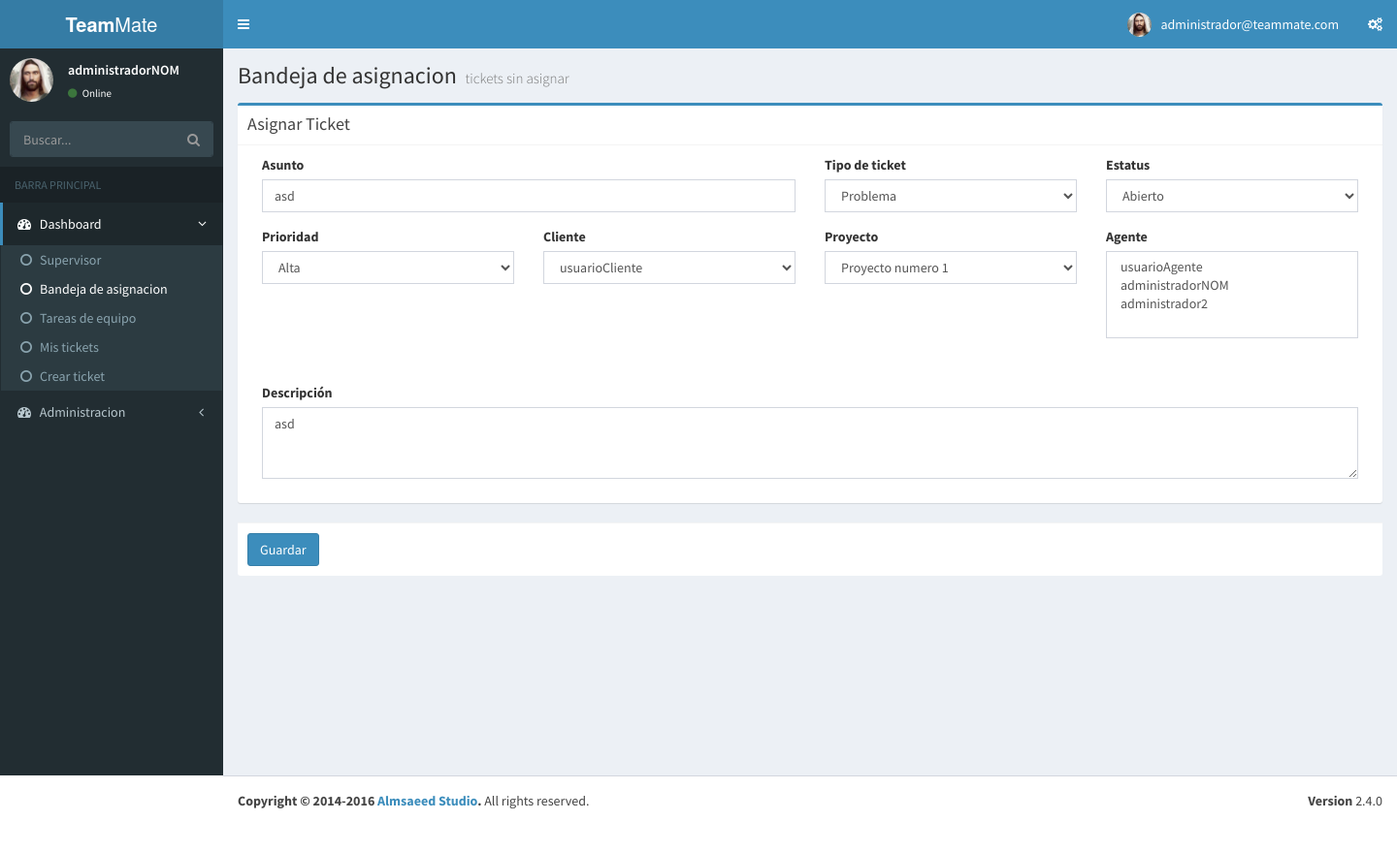
The page /asignar.php?id=8 (signed in) on the database its author committed.
### tables this page shows
CREATE TABLE `help_desk_ticket` (
  `id_ticket` int(11) NOT NULL,
  `subject` varchar(254) NOT NULL,
  `descrip` longtext,
  `ind_asign` int(11) DEFAULT NULL,
  `sub_date` datetime(6) NOT NULL,
  `due_date` datetime(6) DEFAULT NULL,
  `close_date` datetime(6) DEFAULT NULL,
  `priority_id_id` int(11) DEFAULT NULL,
  `project_id_id` int(11) NOT NULL,
  `status_id_id` int(11) DEFAULT NULL,
  `type_id_id` int(11) NOT NULL,
  `user_id_id` varchar(20) NOT NULL,
  `activo` int(11) NOT NULL
);

CREATE TABLE `help_desk_ticket_type` (
  `id_tipo` int(11) NOT NULL,
  `tipo` varchar(20) NOT NULL
);

CREATE TABLE `help_desk_ticket_stats` (
  `id` int(11) NOT NULL,
  `descrip` varchar(20) NOT NULL,
  `type` varchar(35) NOT NULL
);

CREATE TABLE `help_desk_client` (
  `id` int(11) NOT NULL,
  `name` varchar(50) NOT NULL,
  `email` varchar(254) DEFAULT NULL,
  `telephone` varchar(25) DEFAULT NULL,
  `job_title` varchar(50) DEFAULT NULL,
  `profile_picture` varchar(100) NOT NULL,
  `company_id_id` int(11) NOT NULL,
  `fk_username_cliente` varchar(40) NOT NULL
);

CREATE TABLE `help_desk_project` (
  `id` int(11) NOT NULL,
  `descrip_p` varchar(100) NOT NULL,
  `ind_suspend` int(11) DEFAULT NULL
);

### funciones/funciones.php (called while the page is built, shortened)
	<?php
function selectTicketId($id){
  require('conexion/connect_db.php');
  $sql="SELECT * FROM help_desk_ticket WHERE id_ticket=$id";
  $resultado=$link->query($sql);
  return $resultado;
}
function selectImagen($id){
   require('conexion/connect_db.php');
    $sql="SELECT profile_picture FROM help_desk_user_account WHERE username=\"$id\"";
    $resultado=$link->query($sql);
    return $resultado;
}
  function selectTipos(){
    require('conexion/connect_db.php');
    $sql="SELECT id_tipo, tipo FROM help_desk_ticket_type";
    $resultado=$link->query($sql);
    return $resultado;
  }
  function selectEstados(){
    require('conexion/connect_db.php');
    $sql="SELECT * FROM help_desk_ticket_stats";
    $resultado=$link->query($sql);
    return $resultado;
  }
  function selectPrioridad(){
    require('conexion/connect_db.php');
    $sql="SELECT id_prioridad, prioridad FROM help_desk_ticket_priority";
    $resultado=$link->query($sql);
    return $resultado;
  }
  function selectCliente(){
    require('conexion/connect_db.php');
    $sql="SELECT * FROM help_desk_client";
    $resultado=$link->query($sql);
    return $resultado;
  }
  function selectAgente(){
    require('conexion/connect_db.php');
    $sql="SELECT id, name FROM help_desk_agent";
    $resultado=$link->query($sql);
    return $resultado;
  }
  function selectProyecto(){
    require('conexion/connect_db.php');
    $sql="SELECT id, descrip_p FROM help_desk_project";
    $resultado=$link->query($sql);
    return $resultado;
  }
  function selectAsign($asign){
    require('conexion/connect_db.php');
    $sql="SELECT ticket_id_id FROM help_desk_ticket_asign WHERE user_agent_id_id=$asign";
    $resultado=$link->query($sql);
    while ($row=mysqli_fetch_array($resultado)) {
        $agente=$row['ticket_id_id'];
    }
    return $agente;
  }
?>

### asignar.php (the view, shortened to what this page needs)
<?php
if(isset($_SESSION['type'])==1)
{
  require('funciones/funciones.php');
?>
<!DOCTYPE html>
<html>
<head>
  <link rel="stylesheet" href="bower_components/bootstrap/dist/css/bootstrap.min.css">
  <link rel="stylesheet" href="bower_components/font-awesome/css/font-awesome.min.css">
  <link rel="stylesheet" href="bower_components/Ionicons/css/ionicons.min.css">
  <link rel="stylesheet" href="bower_components/datatables.net-bs/css/dataTables.bootstrap.min.css">
  <link rel="stylesheet" href="dist/css/AdminLTE.min.css">
  <link rel="stylesheet" href="dist/css/skins/_all-skins.min.css">
  <link rel="stylesheet" href="bower_components/select2/dist/css/select2.min.css">
</head>
<body class="hold-transition skin-blue sidebar-mini">
<div class="wrapper">
  <header class="main-header">
    <a href="dashboard.php" class="logo">
      <span class="logo-lg"><b>Team</b>Mate</span>
    </a>
    <nav class="navbar navbar-static-top">
      <a href="#" class="sidebar-toggle" data-toggle="push-menu" role="button">
      </a>
      <div class="navbar-custom-menu">
        <ul class="nav navbar-nav">
          <li class="dropdown user user-menu">
            <a href="#" class="dropdown-toggle" data-toggle="dropdown">
                            <?php $imagen=selectImagen($_SESSION['username']);
                    if ($imagen2=mysqli_fetch_array($imagen)) {
                        $img=$imagen2['profile_picture'];
                    }
             echo "<img src=\"imagenes/$img\" class=\"user-image\" alt=\"User Image\">" ?>
              <span class="hidden-xs"><?php echo $_SESSION["correo"];?></span>
            </a>
          </li>
          <li>
            <a href="#" data-toggle="control-sidebar"><i class="fa fa-gears"></i></a>
          </li>
        </ul>
      </div>
    </nav>
  </header>
  <aside class="main-sidebar">
    <section class="sidebar">
      <div class="user-panel">
        <div class="pull-left image">
          <?php echo "<img src=\"imagenes/$img\" class=\"img-circle\" alt=\"User Image\">" ?>
        </div>
        <div class="pull-left info">
          <p><?php echo $_SESSION['username']; ?></p>
          <a href="#"><i class="fa fa-circle text-success"></i> Online</a>
        </div>
      </div>
      <form action="#" method="get" class="sidebar-form">
        <div class="input-group">
          <input type="text" name="q" class="form-control" placeholder="Buscar...">
          <span class="input-group-btn">
                <button type="submit" name="search" id="search-btn" class="btn btn-flat"><i class="fa fa-search"></i>
                </button>
              </span>
        </div>
      </form>
      <ul class="sidebar-menu" data-widget="tree">
        <li class="header">BARRA PRINCIPAL</li>
        <li class="active treeview menu-open">
          <a href="#">
            <i class="fa fa-dashboard"></i> <span>Dashboard</span>
            <span class="pull-right-container">
              <i class="fa fa-angle-left pull-right"></i>
            </span>
          </a>
         <ul class="treeview-menu">
            <li><a href="dashboard.php"><i class="fa fa-circle-o"></i>Supervisor</a></li>
            <li class="active"><a href="bandeja.php"><i class="fa fa-circle-o"></i>Bandeja de asignacion</a></li>
            <li><a href="teamtask.php"><i class="fa fa-circle-o"></i>Tareas de equipo</a></li>
            <li><a href="mistickets.php"><i class="fa fa-circle-o"></i>Mis tickets</a></li>
            <li><a href="crearticketsup.php"><i class="fa fa-circle-o"></i>Crear ticket</a></li>
          </ul>
        </li>
       <li class="treeview">
          <a href="#">
            <i class="fa fa-dashboard"></i> <span>Administracion</span>
            <span class="pull-right-container">
              <i class="fa fa-angle-left pull-right"></i>
            </span>
          </a>
        </li>
      </ul>
    </section>
  </aside>
  <div class="content-wrapper">
    <section class="content-header">
      <h1>
        Bandeja de asignacion
        <small>tickets sin asignar</small>
      </h1>
    </section>
    <section class="content">
       <div class="box box-primary">
            <div class="box-header with-border">
              <h3 class="box-title">Asignar Ticket</h3>
            </div>
            <form role="form" method="post" action="funciones/funciones.php">
              <div class="box-body">
                <div class="form-group col-xs-6">
                  <label for="asunto">Asunto</label>
                  <?php
                    $resultado=selectTicketId($_GET['id']);
                    $aidi=$_GET['id'];
                    if($renglon1=mysqli_fetch_array($resultado)){
                    echo "<input type=text class=form-control id=asunto name=asunto placeholder=Asunto value={$renglon1['subject']}>";
                    }
                  ?>
                </div>
                <div class="form-group col-xs-3">
                  <label for="tipo">Tipo de ticket</label>
                    <select class="form-control" id="tipo" required="" name="tipoTicket">
                      <?php
                          $resultado2=selectTipos();
                           while ($renglon=mysqli_fetch_array($resultado2)){
                            echo '<option value='.$renglon['id_tipo'].' '.($renglon1['type_id_id']==$renglon['id_tipo'] ? 'selected="selected"' : '').'>'.$renglon['tipo'].'</option>';
                        }
                      ?>
                    </select>
                </div>
                <div class="form-group col-xs-3">
                  <label for="estatus">Estatus</label>
                    <select class="form-control" id="estatus" name="estatus">
                      <?php
                          $resultado2=selectEstados();
                           while ($renglon=mysqli_fetch_array($resultado2)){
                           echo '<option value='.$renglon['id'].' '.($renglon1['status_id_id']==$renglon['id'] ? 'selected="selected"' : '').'>'.$renglon['descrip'].'</option>';
                        }
                      ?>
                    </select>
                </div>
                <div class="form-group col-xs-3">
                  <label for="prioridad">Prioridad</label>
                    <select class="form-control" id="prioridad" name="prioridad">
                      <?php
                          $resultado2=selectPrioridad();
                           while ($renglon=mysqli_fetch_array($resultado2)){
                            echo '<option value='.$renglon['id_prioridad'].' '.($renglon1['priority_id_id']==$renglon['id_prioridad'] ? 'selected="selected"' : '').'>'.$renglon['prioridad'].'</option>';
                        }
                      ?>
                    </select>
                </div>
                <div class="form-group col-xs-3">
                  <label for="cliente">Cliente</label>
                    <select class="form-control" id="cliente" name="cliente" onchange="selectProyectojs(this.value)">
                      <?php
                          $resultado2=selectCliente();
                           while ($renglon=mysqli_fetch_array($resultado2)){
                            echo '<option value='.$renglon['id'].' '.($renglon1['user_id_id']==$renglon['fk_username_cliente'] ? 'selected="selected"' : '').'>'.$renglon['name'].'</option>';
                        }
                      ?>
                    </select>
                </div>
                 <div class="form-group col-xs-3">
                  <label for="proyecto">Proyecto</label>
                    <select class="form-control" id="proyecto" name="proyecto">
                      <?php
                          $resultado2=selectProyecto();
                           while ($renglon=mysqli_fetch_array($resultado2)){
                            echo '<option value='.$renglon['id'].' '.($renglon1['project_id_id']==$renglon['id'] ? 'selected="selected"' : '').'>'.$renglon['descrip_p'].'</option>';
                        }
                      ?>
                    </select>
                 </div>
                 <div class="form-group col-xs-3">
                  <div class="form-group">
                  <label>Agente</label>
                   <select class="form-control select2" required="" multiple="multiple" name="agentes[]" data-placeholder="Selecciona agentes"
                        style="width: 100%;">
                      <?php
                          $resultado2=selectAgente();
                           while ($renglon=mysqli_fetch_array($resultado2)){
                            $resAgente =selectAsign($renglon['id']);
                            echo '<option value='.$renglon['id'].' '.($resAgente==$aidi ? 'selected="selected"' : '').'>'.$renglon['name'].'</option>';
                        }
                      ?>
                  </select>
                </div>
                 </div>
                 <div class="form-group col-xs-3">
                 </div>
                 <div class="form-group col-xs-12">
                  <label>Descripción</label>
                  <?php
                    $resultado=selectTicketId($_GET['id']);
                    if($renglon=mysqli_fetch_array($resultado)){
                      echo "<textarea class=form-control rows=3 name=descripcion placeholder=Descripción .. >{$renglon['descrip']}</textarea>";
                    }
                  ?>
                </div>
                </div>
              </div>
              <div class="box-footer">
                <button type="submit" class="btn btn-primary" name="asignarTicket" value="10">Guardar</button>
              </div>
          </div>
  </div>
  <footer class="main-footer">
    <div class="pull-right hidden-xs">
      <b>Version</b> 2.4.0
    </div>
    <strong>Copyright &copy; 2014-2016 <a href="https://adminlte.io">Almsaeed Studio</a>.</strong> All rights
    reserved.
  </footer>
</body>
</html>
<?php
}
else {
  header("location: login.php");
}
?>

### rows shown on the page
help_desk_ticket: asunto "asd", tipoTicket "Problema", estatus "Abierto", cliente "usuarioCliente", proyecto "Proyecto numero 1", descripcion "asd"

### other values the page prints
$_SESSION["correo"] "administrador@teammate.com"
$_SESSION['username'] "administradorNOM"
form field prioridad "Alta"
